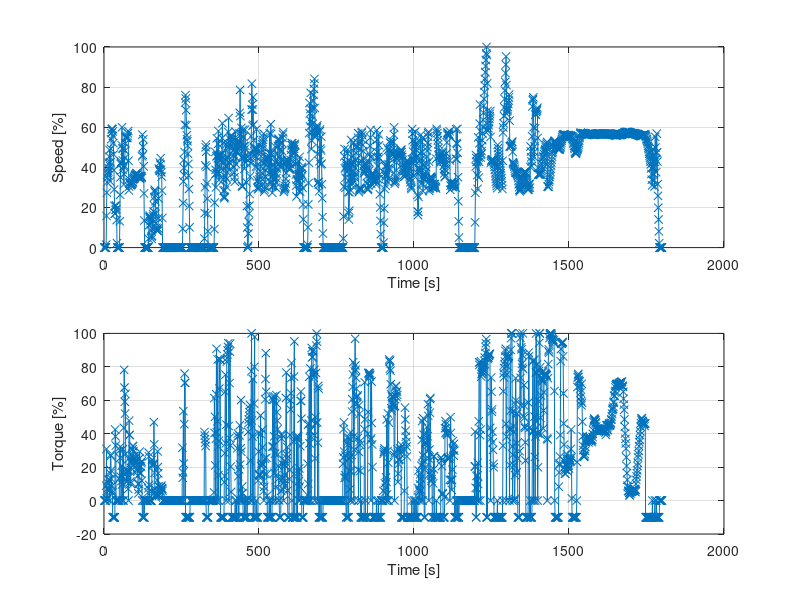
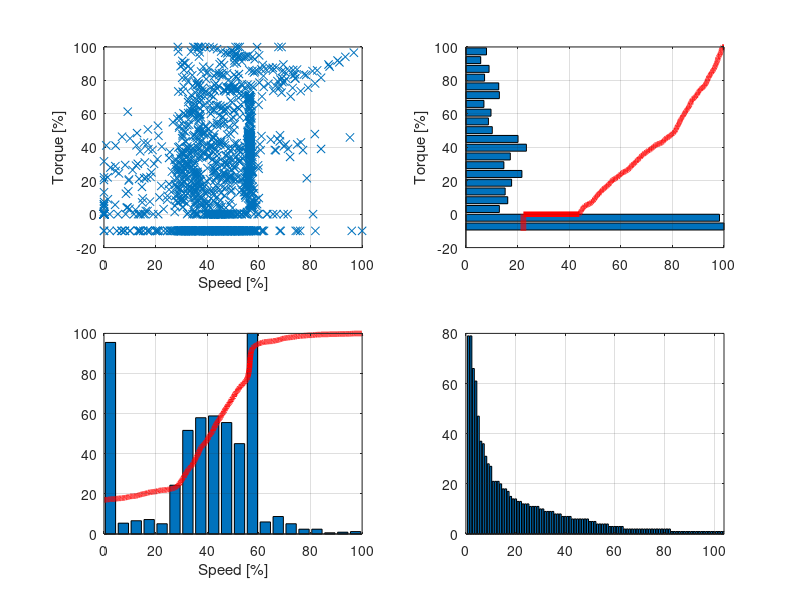

Reproduce these figures in MATLAB, in order.
% NAME: plot_WHTC
%
% PURPOSE: Plotting the speed profile and torque profile of the WHTC
%
% OTHER FILES REQUIRED:
%   .m files:
%       none
%
%   .mat files:
%       WHTC_data
%
% SUBFUNCTIONS:
%   none
%
% Author: Unknown
% May 2018; Last revision: 23-May-2018

%------------- BEGIN CODE --------------

load WHTC_data.mat

figure(1)
sp(1)=subplot(211);
pl(1)=plot(time, speed,'-x','ZDataSource','time');
grid
xlabel('Time [s]')
ylabel('Speed [%]')
sp(2)=subplot(212);
pl(2)=plot(time,torque,'-x','ZDataSource','time');
grid
xlabel('Time [s]')
ylabel('Torque [%]')
linkaxes(sp,'x')


fprintf('Percent of time under 25%% torque %3.1f\n',sum(torque<25)/length(torque)*100);
fprintf('Number of times when the torque rise through 25%% is %3.0f times\n',sum(diff(torque<25)==1));

x=25;
a=find(diff(torque<x)==1); 
b=find(diff(torque<x)==-1);
zz=b(1:end)-[0 ;a(1:end-1)];


figure(2)
sp(1)=subplot(221);
pl(3)=plot(speed, torque,'x','ZDataSource','time');
grid
xlabel('Speed [%]')
ylabel('Torque [%]')

sp(2)=subplot(223);
[Y,X]=hist(speed,20);
bar(X,Y/max(Y)*100)
[Y,X]=hist(speed,length(speed));
line(X,cumsum(Y)/sum(Y)*100,'Color','r','LineWidth',4)
grid
xlabel('Speed [%]')

sp(2)=subplot(222);
[Y,X]=hist(torque,21);
barh(X,Y/max(Y)*100)
[Y,X]=hist(torque,length(torque));
line(cumsum(Y)/sum(Y)*100,X,'Color','r','LineWidth',4)
grid
ylabel('Torque [%]')

subplot(224);
bar(sort(zz,'descend'))
mean(zz)
grid
xlim([0 length(zz)])

%------------- END OF CODE --------------
